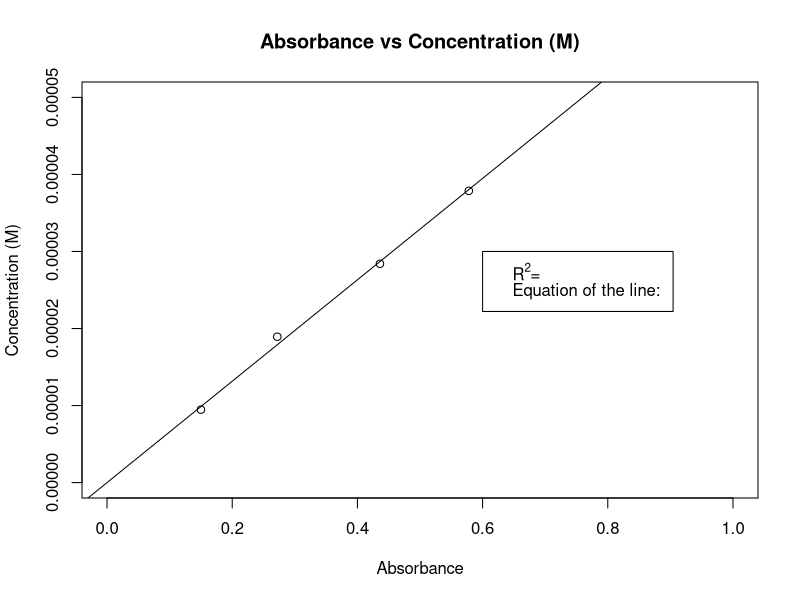

Reproduce this figure in R.
options(scipen=999)
Concentration <- c(0.000009467789372, 0.00001893557874, 0.00002840336812, 0.00003787115749)  
Absorbance <- c(0.150, 0.272, 0.436, 0.578)
fit <- lm(Concentration+0~Absorbance+0)
summary(fit)

r2 <- round(summary(fit)$adj.r.squared, digits=3)
r2

slope <- 0.0000242

legend1 <- expression(R^2*"=")
legend2 <- "Equation of the line: "

plot( x=Absorbance, y=Concentration, type="p",
      main="Absorbance vs Concentration (M)",
      xlab="Absorbance", ylab="Concentration (M)",
      xlim=c(0,1), ylim=c(0,0.00005)
)
abline(fit)
legend(x=0.6, y=0.00003,legend=c(legend1,legend2))